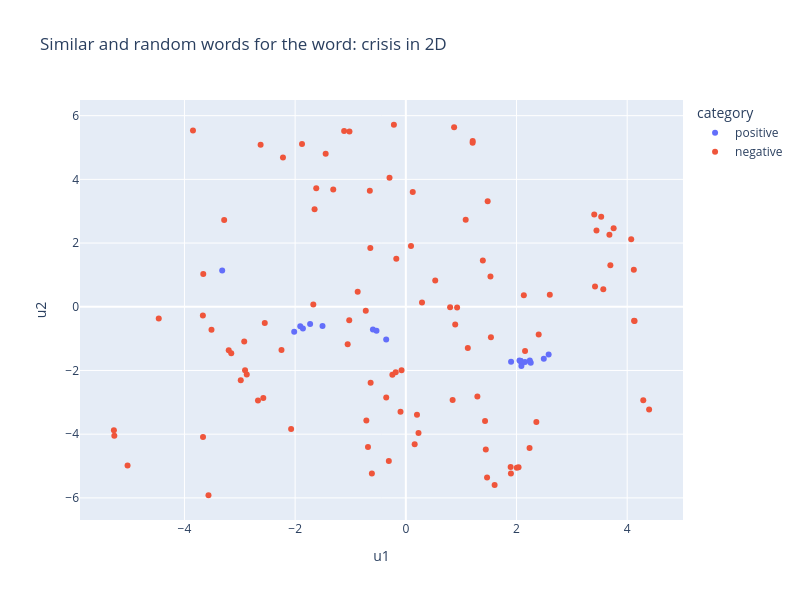

Notebook code for this chart:
### Markdown cell above
Now, we combine these techniques and plot two dimensional representations for similar and random words. In the example below, we look for the $20$ most similar words of the word "crisis". We generate two dimensional representations for the corresponding word vectors by transforming the original $300$ dimensional vectors with the umap dimensionality reduction model. The same thing is done for $100$ randomly selected words. The resulting vectors can be viszalized in the scatter plot below.

### Code cell
import plotly.express as px

def plot_similar_words_2d(word, n_words, word_vectors, reducer, rnd_state = 42):
    most_sim_words = word_vectors.most_similar(word, topn = n_words)
    positive_words = [element[0] for element in most_sim_words]
    positive_words_2d = reducer.transform(word_vectors[positive_words])
    positive_words_2d_df = pd.DataFrame(positive_words_2d, index = positive_words, columns = ["u1", "u2"])
    positive_words_2d_df.loc[:, "category"] = "positive"

    positive_indices = [word_vectors.key_to_index[positive_word] for positive_word in positive_words]
    negative_indices = [i for i in range(len(word_vectors)) if not(i in positive_indices)]
    np.random.seed(rnd_state)
    negative_words_indices = np.random.choice(negative_indices, 5 * n_words, replace = False).tolist()
    negative_words = [word_vectors.index_to_key[negative_words_index] for negative_words_index in negative_words_indices]
    negative_words_2d = reducer.transform(word_vectors[negative_words_indices])
    negative_words_2d_df = pd.DataFrame(negative_words_2d, index = negative_words, columns = ["u1", "u2"])
    negative_words_2d_df.loc[:, "category"] = "negative"

    words_2d = pd.concat((positive_words_2d_df, negative_words_2d_df))

    fig = px.scatter(words_2d, x = "u1", y = "u2", color = "category", hover_name = words_2d.index, width = 800, height = 600, title = f"Similar and random words for the word: {word} in 2D")
    return fig

fig = plot_similar_words_2d("crisis", 20, google_word_vectors, dim_reducer)
fig.show()

### Figure 1 — Plotly figure (JSON) as saved in the notebook; plotly's stock layout.template omitted (floating-point values rounded to 4 significant figures)
{"data": [{"hovertemplate": "<b>%{hovertext}</b><br><br>category=positive<br>u1=%{x}<br>u2=%{y}<extra></extra>", "hovertext": ["crises", "turmoil", "meltdown", "credit_crunch", "crisis.The", "recession", "downturn", "subprime_mortgage_crisis", "economic_downturn", "liquidity_crunch", "crisi", "upheaval", "turmoil_engulfing", "crunch", "calamity", "contagion", "malaise_gripping", "upheavals", "subprime_mortgage_meltdown", "recesssion"], "legendgroup": "positive", "marker": {"color": "#636efa", "symbol": "circle"}, "mode": "markers", "name": "positive", "orientation": "v", "showlegend": true, "type": "scatter", "x": [-1.505, -1.729, -2.017, 2.075, 2.493, 2.075, 2.155, 2.094, 2.054, 2.581, -3.318, -1.907, -0.5947, -0.5301, -0.3548, 2.257, 1.902, -1.86, 2.088, 2.24], "xaxis": "x", "y": [-0.6002, -0.5423, -0.784, -1.702, -1.636, -1.704, -1.734, -1.778, -1.688, -1.499, 1.142, -0.6116, -0.7171, -0.7536, -1.03, -1.756, -1.722, -0.6814, -1.857, -1.683], "yaxis": "y"}, {"hovertemplate": "<b>%{hovertext}</b><br><br>category=negative<br>u1=%{x}<br>u2=%{y}<extra></extra>", "hovertext": ["Fertittas", "Susannah_Meadows", "General_Yoshio_Utsumi", "Kyonggi_Province", "Mansheim", "Macedonia_Nordonia", "operator_Angkasa_Pura", "Krambach", "Outright_secular", "Cook_Yourself_Thin", "Ganira_Pashayeva", "Peter_Whittall", "BFGoodrich_Baja", "Guernica_Picasso", "Gumtree", "striker_Stuart_Beavon", "Daughter_Remembers", "overbooked_flights", "Tito_Massoud", "Yong_Pyong", "Phebra", "Titlow", "Info_www.tops.org", "granola", "Vladimir_Obradovic", "Djang", "----------_-----------------------------------------------_unaudited", "ImageStation", "Cerro_Grande", "Auggie_Tantillo_executive", "ROLL_OUT_THE", "Combat_Infantryman_Badges", "Thousand_Cranes", "GREEN_PARTY", "##M####", "Toaff", "Clake", "Girbaud", "Solotomo", "Le_Cirque", "Sven_Bruss", "http://www.avanquest.com", "LI", "Zeta_Ophiuchi", "Patient_Monitoring_Market", "Rekong_Peo", "atopic_asthma", "Ocitti", "Zomi_Students_Federation", "Cyngor", "Alisha_Filmore", "heat_exchanger_ruptured", "Golden_Pin_Lanes", "Jillie", "Ti_Logistics_Briefing", "Noor_Azam", "BIAM_auditorium", "Drapers_features", "Anastazia_Kuzmina", "Throne_Holst", "Laura_Grevas_Worthington", "mantling", "WE_Thu", "Steve_Chealander", "TT_X_TRADER", "Be_Exhumed", "Picardi", "Daejeon", "Deluxe_Rooms", "Franco_Prussian_War", "ClearBlack_display", "shampoo_contraceptives", "Bukit_Payong", "Deborah_Jeon", "Raj_Thackerey", "Sub_Swara", "Quartermaster_Corps", "Dichello_Distributors", "Irawati", "MCF####", "Oquaye", "SFA_disciplinary", "GameZnFlix", "Rube_Waddell", "Sholom_Aleichem", "Engagement_Rumors", "wakame", "LVDS_transmitter", "director_Jesus_Puc", "Athletic_Bilbao_Atletico_Madrid", "Vijay_Kannan", "Group_JSE_NED", "Wellesley_Wenham_West", "Don_DeFord", "MAp_airports", "fecal_coli", "King_Athelstan", "Jorge_Mario_Bergoglio", "Tirumalasetti", "Airbus_A###/A###_aircraft"], "legendgroup": "negative", "marker": {"color": "#EF553B", "symbol": "circle"}, "mode": "markers", "name": "negative", "orientation": "v", "showlegend": true, "type": "scatter", "x": [-0.8697, -2.073, 2.602, 4.134, -1.619, -2.22, 0.09346, 1.479, -0.09599, -2.983, 2.132, 2.401, 2.037, -2.92, 1.293, 1.207, -3.2, 1.12, 1.529, -1.019, 2.359, -1.311, -0.7133, -2.575, -1.876, -0.6504, -3.566, 1.468, -1.023, 1.538, -5.275, 0.8002, -3.667, -5.267, 1.894, 1.392, -0.2944, -2.905, 4.29, -2.875, -3.282, 0.2016, -5.028, 0.2291, 0.8457, 4.073, -0.6137, 3.696, 3.679, -3.66, -2.624, 0.1598, -1.448, 0.1252, -0.3542, 3.419, 3.445, -0.07739, -1.115, -0.6416, -0.2433, 4.396, -0.636, 0.8924, 1.445, -1.051, -1.649, 4.125, -1.672, -2.549, 1.604, -0.307, 3.568, 0.5314, 3.755, -4.465, 0.9265, -2.247, 3.405, 2.006, 4.12, 1.208, 1.431, -3.846, -3.511, -3.154, -2.671, 1.899, 0.2924, 0.8725, -0.2154, -0.1828, -3.664, -0.1723, 2.154, -0.684, 1.082, -0.7236, 3.53, 2.235], "xaxis": "x", "y": [0.4695, -3.838, 0.3766, -0.4448, 3.725, 4.687, 1.907, 3.312, -3.298, -2.309, 0.3584, -0.8696, -5.04, -1.091, -2.819, 5.152, -1.363, -1.292, 0.9519, 5.506, -3.616, 3.684, -3.571, -2.864, 5.111, 3.641, -5.917, -5.364, -0.4268, -0.9574, -3.878, -0.01134, -0.2724, -4.049, -5.033, 1.454, 4.047, -1.994, -2.938, -2.124, 2.726, -3.387, -4.987, -3.962, -2.924, 2.117, -5.236, 1.301, 2.263, 1.027, 5.085, -4.314, 4.807, 3.602, -2.851, 0.633, 2.397, -1.989, 5.52, 1.847, -2.132, -3.222, -2.387, -0.5553, -4.477, -1.173, 3.058, -0.4427, 0.06964, -0.5055, -5.595, -4.845, 0.5511, 0.8255, 2.462, -0.3643, -0.02411, -1.358, 2.897, -5.053, 1.166, 5.204, -3.586, 5.536, -0.7186, -1.458, -2.943, -5.231, 0.1365, 5.634, 5.714, -2.053, -4.085, 1.508, -1.387, -4.399, 2.736, -0.1287, 2.825, -4.431], "yaxis": "y"}], "layout": {"height": 600, "legend": {"title": {"text": "category"}, "tracegroupgap": 0}, "title": {"text": "Similar and random words for the word: crisis in 2D"}, "width": 800, "xaxis": {"anchor": "y", "domain": [0, 1], "title": {"text": "u1"}}, "yaxis": {"anchor": "x", "domain": [0, 1], "title": {"text": "u2"}}}}
